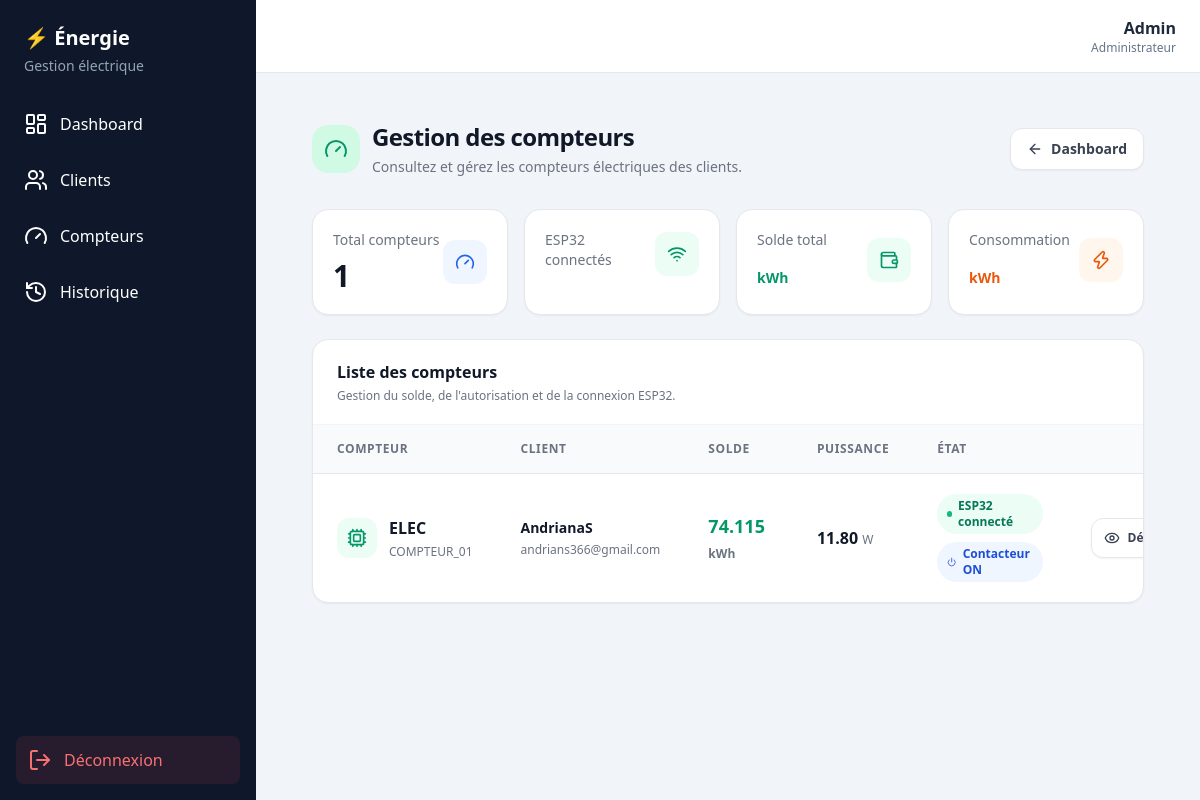
The app's page /admin-dashboard/compteurs/ (signed in) with its own data.
### compteur/models.py (models this page shows, shortened)
class Compteur(models.Model):
    utilisateur = models.ForeignKey(
        User,
        on_delete=models.CASCADE,
        related_name="compteurs"
    )
    device_id = models.CharField(
        max_length=50,
        unique=True
    )
    nom = models.CharField(
        max_length=100,
        default="Compteur ELEC"
    )
    solde = models.DecimalField(
        max_digits=10,
        decimal_places=3,
        default=0
    )
    consommation_totale = models.DecimalField(
        max_digits=12,
        decimal_places=3,
        default=0
    )
    autorisation = models.BooleanField(
        default=True
    )
    contacteur = models.BooleanField(
        default=True
    )
    esp32_connecte = models.BooleanField(
        default=False
    )
    derniere_connexion = models.DateTimeField(
        null=True,
        blank=True
    )
    date_creation = models.DateTimeField(
        auto_now_add=True
    )

class Mesure(models.Model):
    compteur = models.ForeignKey(
        Compteur,
        on_delete=models.CASCADE,
        related_name="mesures"
    )
    tension = models.DecimalField(
        max_digits=8,
        decimal_places=2,
        default=0
    )
    courant = models.DecimalField(
        max_digits=8,
        decimal_places=3,
        default=0
    )
    puissance = models.DecimalField(
        max_digits=10,
        decimal_places=2,
        default=0
    )
    energie = models.DecimalField(
        max_digits=12,
        decimal_places=3,
        default=0
    )
    date_mesure = models.DateTimeField(
        auto_now_add=True
    )

### compteur/views.py (the view)
@login_required
def compteurs_admin(request):
    if not request.user.is_staff:
        return redirect(
            "compteur:dashboard"
        )
    compteurs = (
        Compteur.objects
        .select_related(
            "utilisateur"
        )
        .order_by(
            "-date_creation"
        )
    )
    return render(
        request,
        "compteur/admin/compteurs.html",
        {
            "compteurs": compteurs
        }
    )

### compteur/templates/compteur/admin/compteurs.html (shortened to what this page needs)
{% extends "compteur/base.html" %}
{% load static %}
{% block content %}
<div class="mx-auto w-full max-w-7xl px-4 py-6 sm:px-6 lg:px-8">
    <div class="mb-8 flex flex-col gap-4 sm:flex-row sm:items-center sm:justify-between">
        <div>
            <div class="flex items-center gap-3">
                <div class="flex h-12 w-12 items-center justify-center rounded-2xl bg-emerald-100 text-emerald-600">
                    <i data-lucide="gauge" class="h-6 w-6"></i>
                </div>
                <div>
                    <h1 class="text-2xl font-bold tracking-tight text-gray-900">
                        Gestion des compteurs
                    </h1>
                    <p class="mt-1 text-sm text-gray-500">
                        Consultez et gérez les compteurs électriques des clients.
                    </p>
                </div>
            </div>
        </div>
        <a
            href="{% url 'compteur:dashboard_admin' %}"
            class="inline-flex items-center justify-center gap-2 rounded-xl border border-gray-200 bg-white px-4 py-2.5 text-sm font-semibold text-gray-700 shadow-sm transition hover:bg-gray-50"
        >
            <i data-lucide="arrow-left" class="h-4 w-4"></i>
            Dashboard
        </a>
    </div>
    <div class="mb-6 grid grid-cols-1 gap-4 sm:grid-cols-2 lg:grid-cols-4">
        <div class="rounded-2xl border border-gray-200 bg-white p-5 shadow-sm">
            <div class="flex items-center justify-between">
                <div>
                    <p class="text-sm font-medium text-gray-500">
                        Total compteurs
                    </p>
                    <p class="mt-2 text-3xl font-bold text-gray-900">
                        {{ compteurs|length }}
                    </p>
                </div>
                <div class="flex h-11 w-11 items-center justify-center rounded-xl bg-blue-50 text-blue-600">
                    <i data-lucide="gauge" class="h-5 w-5"></i>
                </div>
            </div>
        </div>
        <div class="rounded-2xl border border-gray-200 bg-white p-5 shadow-sm">
            <div class="flex items-center justify-between">
                <div>
                    <p class="text-sm font-medium text-gray-500">
                        ESP32 connectés
                    </p>
                </div>
                <div class="flex h-11 w-11 items-center justify-center rounded-xl bg-emerald-50 text-emerald-600">
                    <i data-lucide="wifi" class="h-5 w-5"></i>
                </div>
            </div>
        </div>
        <div class="rounded-2xl border border-gray-200 bg-white p-5 shadow-sm">
            <div class="flex items-center justify-between">
                <div>
                    <p class="text-sm font-medium text-gray-500">
                        Solde total
                    </p>
                    <p class="mt-2 text-2xl font-bold text-emerald-600">
                        <span class="text-sm font-semibold">
                            kWh
                        </span>
                    </p>
                </div>
                <div class="flex h-11 w-11 items-center justify-center rounded-xl bg-emerald-50 text-emerald-600">
                    <i data-lucide="wallet" class="h-5 w-5"></i>
                </div>
            </div>
        </div>
        <div class="rounded-2xl border border-gray-200 bg-white p-5 shadow-sm">
            <div class="flex items-center justify-between">
                <div>
                    <p class="text-sm font-medium text-gray-500">
                        Consommation
                    </p>
                    <p class="mt-2 text-2xl font-bold text-orange-600">
                        <span class="text-sm font-semibold">
                            kWh
                        </span>
                    </p>
                </div>
                <div class="flex h-11 w-11 items-center justify-center rounded-xl bg-orange-50 text-orange-600">
                    <i data-lucide="zap" class="h-5 w-5"></i>
                </div>
            </div>
        </div>
    </div>
    <div class="overflow-hidden rounded-2xl border border-gray-200 bg-white shadow-sm">
        <div class="flex flex-col gap-3 border-b border-gray-100 px-6 py-5 sm:flex-row sm:items-center sm:justify-between">
            <div>
                <h2 class="text-base font-bold text-gray-900">
                    Liste des compteurs
                </h2>
                <p class="mt-1 text-xs text-gray-500">
                    Gestion du solde, de l'autorisation et de la connexion ESP32.
                </p>
            </div>
        </div>
        {% if compteurs %}
        <div class="hidden overflow-x-auto lg:block">
            <table class="w-full text-left">
                <thead class="border-b border-gray-200 bg-gray-50">
                    <tr>
                        <th class="px-6 py-4 text-xs font-bold uppercase tracking-wider text-gray-500">
                            Compteur
                        </th>
                        <th class="px-6 py-4 text-xs font-bold uppercase tracking-wider text-gray-500">
                            Client
                        </th>
                        <th class="px-6 py-4 text-xs font-bold uppercase tracking-wider text-gray-500">
                            Solde
                        </th>
                        <th class="px-6 py-4 text-xs font-bold uppercase tracking-wider text-gray-500">
                            Puissance
                        </th>
                        <th class="px-6 py-4 text-xs font-bold uppercase tracking-wider text-gray-500">
                            État
                        </th>
                        <th class="px-6 py-4 text-right text-xs font-bold uppercase tracking-wider text-gray-500">
                        </th>
                    </tr>
                </thead>
                <tbody class="divide-y divide-gray-100">
                    {% for compteur in compteurs %}
                    <tr class="transition hover:bg-gray-50">
                        <td class="px-6 py-5">
                            <div class="flex items-center gap-3">
                                <div class="flex h-10 w-10 shrink-0 items-center justify-center rounded-xl bg-emerald-50 text-emerald-600">
                                    <i data-lucide="cpu" class="h-5 w-5"></i>
                                </div>
                                <div>
                                    <p class="font-bold text-gray-900">
                                        {{ compteur.nom }}
                                    </p>
                                    <p class="mt-1 text-xs text-gray-500">
                                        {{ compteur.device_id }}
                                    </p>
                                </div>
                            </div>
                        </td>
                        <td class="px-6 py-5">
                            <p class="text-sm font-semibold text-gray-900">
                                {{ compteur.utilisateur.username }}
                            </p>
                            {% if compteur.utilisateur.email %}
                            <p class="mt-1 text-xs text-gray-500">
                                {{ compteur.utilisateur.email }}
                            </p>
                            {% endif %}
                        </td>
                        <td class="px-6 py-5">
                            <div>
                                <span class="text-lg font-bold text-emerald-600">
                                    {{ compteur.solde|floatformat:3 }}
                                </span>
                                <span class="ml-1 text-xs font-semibold text-gray-500">
                                    kWh
                                </span>
                            </div>
                        </td>
                        <td class="px-6 py-5">
                            {% with derniere=compteur.mesures.first %}
                                {% if derniere %}
                                <span class="font-semibold text-gray-900">
                                    {{ derniere.puissance|floatformat:2 }}
                                </span>
                                <span class="text-xs text-gray-500">
                                    W
                                </span>
                                {% else %}
                                <span class="text-sm text-gray-400">
                                    —
                                </span>
                                {% endif %}
                            {% endwith %}
                        </td>
                        <td class="px-6 py-5">
                            <div class="space-y-2">
                                {% if compteur.esp32_connecte %}
                                <span class="inline-flex items-center gap-1.5 rounded-full bg-emerald-50 px-2.5 py-1 text-xs font-semibold text-emerald-700">
                                    <span class="h-1.5 w-1.5 rounded-full bg-emerald-500"></span>
                                    ESP32 connecté
                                </span>
                                {% else %}
                                <span class="inline-flex items-center gap-1.5 rounded-full bg-gray-100 px-2.5 py-1 text-xs font-semibold text-gray-600">
                                    <span class="h-1.5 w-1.5 rounded-full bg-gray-400"></span>
                                    Déconnecté
                                </span>
                                {% endif %}
                                {% if compteur.contacteur %}
                                <span class="inline-flex items-center gap-1.5 rounded-full bg-blue-50 px-2.5 py-1 text-xs font-semibold text-blue-700">
                                    <i data-lucide="power" class="h-3 w-3"></i>
                                    Contacteur ON
                                </span>
                                {% else %}
                                <span class="inline-flex items-center gap-1.5 rounded-full bg-red-50 px-2.5 py-1 text-xs font-semibold text-red-700">
                                    <i data-lucide="power-off" class="h-3 w-3"></i>
                                    Contacteur OFF
                                </span>
                                {% endif %}
                            </div>
                        </td>
                        <td class="px-6 py-5">
                            <div class="flex items-center justify-end gap-2">
                                <a
                                    href="{% url 'compteur:compteur_detail' compteur.id %}"
                                    class="inline-flex h-10 items-center justify-center gap-2 rounded-xl border border-gray-200 bg-white px-3 text-xs font-semibold text-gray-700 shadow-sm transition hover:bg-gray-50"
                                    title="Voir le compteur"
                                >
                                    <i data-lucide="eye" class="h-4 w-4"></i>
                                    Détail
                                </a>
                            </div>
                        </td>
                    </tr>
                    {% endfor %}
                </tbody>
            </table>
        </div>
        {% endif %}
    </div>
</div>
{% endblock %}

### compteur/templates/compteur/base.html (shortened to what this page needs)
{% load static %}
<!DOCTYPE html>
<html lang="fr">
<head>
    <script src="https://cdn.tailwindcss.com"></script>
    <link
        rel="stylesheet"
        href="{% static 'compteur/css/app.css' %}"
    >
</head>
<body class="bg-slate-100 text-slate-800">
<aside
    id="sidebar"
    class="fixed left-0 top-0 z-40 h-screen w-64
           bg-slate-900 text-white
           transform -translate-x-full
           lg:translate-x-0
           transition-transform duration-300"
>
    <div class="p-6">
        <h1 class="text-xl font-bold">
            ⚡ Énergie
        </h1>
        <p class="text-slate-400 text-sm mt-1">
            Gestion électrique
        </p>
    </div>
    <nav class="px-3 space-y-2">
        {% if request.user.is_staff %}
            <a
                href="{% url 'compteur:dashboard_admin' %}"
                class="flex items-center gap-3 p-3 rounded-lg hover:bg-slate-800"
            >
                <i data-lucide="layout-dashboard"></i>
                Dashboard
            </a>
            <a
                href="{% url 'compteur:clients_admin' %}"
                class="flex items-center gap-3 p-3 rounded-lg hover:bg-slate-800"
            >
                <i data-lucide="users"></i>
                Clients
            </a>
            <a
                href="{% url 'compteur:compteurs_admin' %}"
                class="flex items-center gap-3 p-3 rounded-lg hover:bg-slate-800"
            >
                <i data-lucide="gauge"></i>
                Compteurs
            </a>
            <a
                href="{% url 'compteur:historique_admin' %}"
                class="flex items-center gap-3 p-3 rounded-lg hover:bg-slate-800"
            >
                <i data-lucide="history"></i>
                Historique
            </a>
        {% endif %}
    </nav>
    <div class="absolute bottom-0 left-0 right-0 p-4">
        <a
            href="{% url 'compteur:deconnexion' %}"
            class="flex items-center gap-3 p-3 rounded-lg
                   bg-red-500/10 text-red-400 hover:bg-red-500/20"
        >
            <i data-lucide="log-out"></i>
            Déconnexion
        </a>
    </div>
</aside>
<div class="lg:ml-64 min-h-screen">
    <header
        class="bg-white border-b border-slate-200
               px-4 md:px-6 py-4
               flex items-center justify-between"
    >
        <div class="ml-auto flex items-center gap-3">
            <div class="text-right">
                <p class="font-semibold">
                    {{ request.user.username }}
                </p>
                <p class="text-xs text-slate-500">
                    {% if request.user.is_staff %}
                        Administrateur
                    {% else %}
                        Client
                    {% endif %}
                </p>
            </div>
        </div>
    </header>
    <main class="p-4 md:p-6">
        {% block content %}
        {% endblock %}
    </main>
</div>
</body>
</html>

### records on screen
Compteur: nom "ELEC", device_id "COMPTEUR_01", utilisateur.username "AndrianaS", utilisateur.email "andrians366@gmail.com", solde "74.115", mesures.first.puissance "11.80", esp32_connecte True (drawn), contacteur True (drawn)

### other values on screen
{{ request.user.username }} "Admin"
{{ compteurs|length }} "1"
